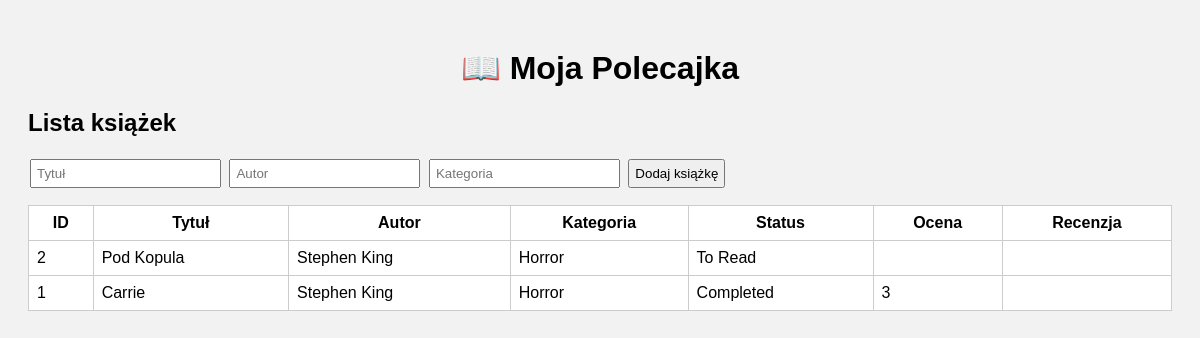
Before: / with the older database file.
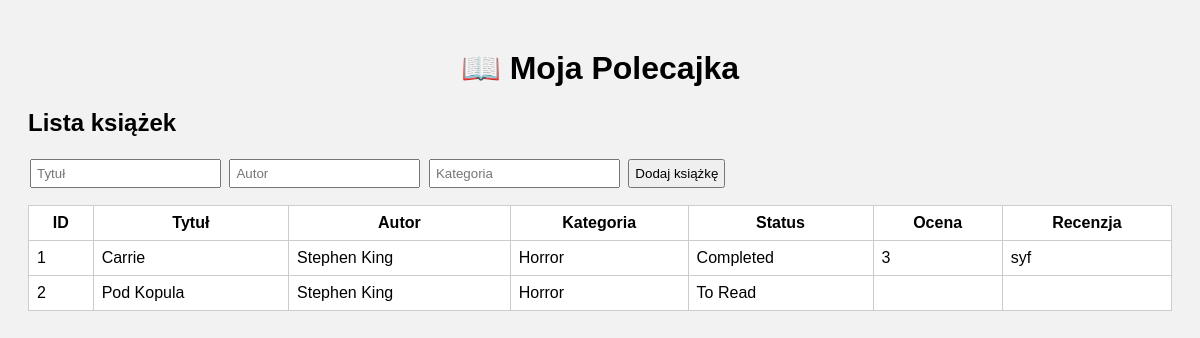
After: the same page with the newer database file.
### tables this page shows
CREATE TABLE "books" (
	"id"	INTEGER,
	"title"	TEXT NOT NULL,
	"author"	TEXT,
	"category"	TEXT,
	"status"	TEXT DEFAULT 'To Read',
	"date_added"	TEXT,
	PRIMARY KEY("id" AUTOINCREMENT)
);

CREATE TABLE reviews (
    id INTEGER PRIMARY KEY AUTOINCREMENT,
    book_id INTEGER,
    rating INTEGER,
    review TEXT,
    date_finished TEXT,
    FOREIGN KEY(book_id) REFERENCES books(id) ON DELETE CASCADE
);

### app.py (the view)
@app.route("/")
def index():
    books = get_books()
    return render_template("index.html", books=books)

### app.py (called while the page is built)
def get_books():
    conn = get_connection()
    cur = conn.cursor()
    cur.execute("""
        SELECT b.id, b.title, b.author, b.category, b.status,
               r.rating, r.review
        FROM books b
        LEFT JOIN reviews r ON b.id = r.book_id
        ORDER BY b.date_added DESC
    """)
    books = cur.fetchall()
    conn.close()
    return books

### db_init.py (called while the page is built)
def get_connection():
    conn = sqlite3.connect(DB_NAME)
    conn.row_factory = sqlite3.Row
    conn.execute("PRAGMA foreign_keys = ON")  # 🔥 włącza klucze obce
    return conn

### templates/index.html (shortened to what this page needs)
{% extends "base.html" %}
{% block content %}
<h2>Lista książek</h2>
<form action="{{ url_for('add') }}" method="POST">
    <input type="text" name="title" placeholder="Tytuł" required>
    <input type="text" name="author" placeholder="Autor">
    <input type="text" name="category" placeholder="Kategoria">
    <button type="submit">Dodaj książkę</button>
</form>
<table id="books-table" class="display">
    <thead>
        <tr>
            <th>ID</th>
            <th>Tytuł</th>
            <th>Autor</th>
            <th>Kategoria</th>
            <th>Status</th>
            <th>Ocena</th>
            <th>Recenzja</th>
        </tr>
    </thead>
    <tbody>
        {% for book in books %}
            <tr data-id="{{ book['id'] }}">
                <td>{{ book['id'] }}</td>
                <td>{{ book['title'] }}</td>
                <td>{{ book['author'] }}</td>
                <td>{{ book['category'] }}</td>
                <td>{{ book['status'] }}</td>
                <td>{{ book['rating'] or '' }}</td>
                <td>{{ book['review'] or '' }}</td>
            </tr>
        {% endfor %}
    </tbody>
</table>
{% endblock %}

### templates/base.html (shortened to what this page needs)
<!DOCTYPE html>
<html lang="pl">
<head>
    <link rel="stylesheet" href="{{ url_for('static', filename='style.css') }}">
    <link rel="stylesheet" href="https://cdn.datatables.net/2.1.8/css/dataTables.dataTables.min.css">
</head>
<body>
    <header>
        <h1>📖 Moja Polecajka</h1>
    </header>
    <main>
        {% block content %}{% endblock %}
    </main>
</body>
</html>

### static/style.css (style rules this page uses)
body { font-family: Arial, sans-serif; background: #f2f2f2; padding: 20px; }
header { text-align: center; margin-bottom: 20px; }
table { border-collapse: collapse; width: 100%; background: white; }
th, td { border: 1px solid #ccc; padding: 8px; }
form { margin-bottom: 15px; }
input, button { padding: 5px; margin: 2px; }

Changed rows visible on the page:
changed reviews "Carrie": review (not shown) → "syf"; moves up the list
